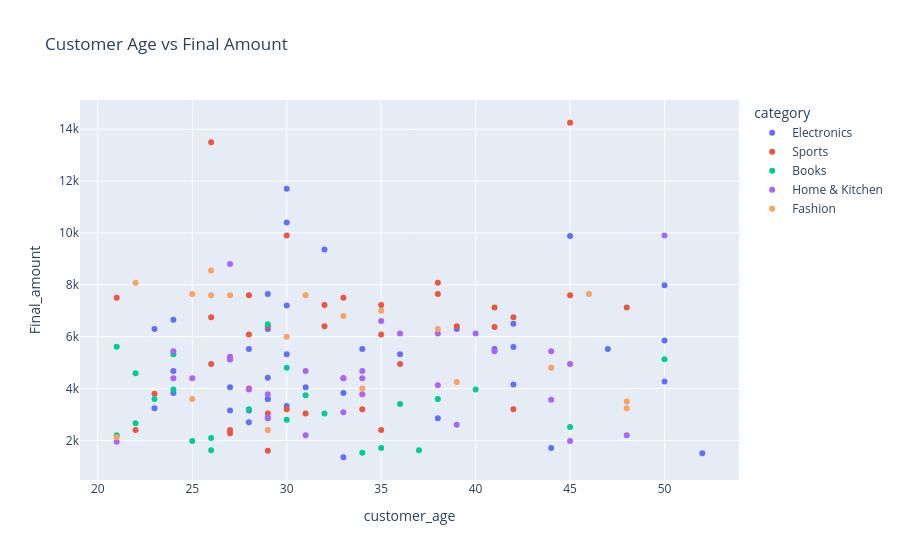

This figure's notebook cell:
### Markdown cell above
2. interactive scater plot __Customer age vs Final amount (color by categor,hover should show customer name,product and city)

### Code cell
fig = px.scatter(
    df,
    x="customer_age",
    y="Final_amount",
    color="category",
    hover_data=["customer_name", "product_name", "customer_city"],
    title="Customer Age vs Final Amount"
)

fig.show()

### Figure 1 — Plotly figure (JSON) as saved in the notebook; plotly's stock layout.template omitted (floating-point values rounded to 4 significant figures)
{"data": [{"customdata": [["Ali Khan", "Wireless Mouse", "Karachi"], ["Fatima Noor", "Bluetooth Speaker", "Karachi"], ["Bilal Shah", "Wireless Mouse", "Quetta"], ["Ali Khan", "Keyboard Mechanical", "Karachi"], ["Farhan Saeed", "Bluetooth Speaker", "Peshawar"], ["Rabia Anwar", "Wireless Mouse", "Karachi"], ["Imran Qureshi", "Keyboard Mechanical", "Lahore"], ["Zain Malik", "Bluetooth Speaker", "Islamabad"], ["Sana Mir", "Wireless Mouse", "Quetta"], ["Farhan Saeed", "Keyboard Mechanical", "Peshawar"], ["Imran Qureshi", "Bluetooth Speaker", "Lahore"], ["Hina Tariq", "Wireless Mouse", "Karachi"], ["Mehreen Aslam", "Keyboard Mechanical", "Lahore"], ["Sana Mir", "Bluetooth Speaker", "Quetta"], ["Tariq Mehmood", "Earbuds", "Rawalpindi"], ["Waqar Ahmed", "USB Hub", "Karachi"], ["Junaid Khan", "Power Bank", "Islamabad"], ["Ali Khan", "Earbuds", "Karachi"], ["Fatima Noor", "Webcam", "Karachi"], ["Nimra Shahzad", "Earbuds", "Lahore"], ["Amina Gul", "Keyboard Mechanical", "Rawalpindi"], ["Mehreen Aslam", "Webcam", "Lahore"], ["Imran Qureshi", "Power Bank", "Lahore"], ["Bilal Shah", "Earbuds", "Quetta"], ["Fatima Noor", "Bluetooth Speaker", "Karachi"], ["Asad Iqbal", "Webcam", "Multan"], ["Nimra Shahzad", "USB Hub", "Lahore"], ["Junaid Khan", "Keyboard Mechanical", "Islamabad"], ["Mehreen Aslam", "Power Bank", "Lahore"], ["Rabia Anwar", "Earbuds", "Karachi"], ["Ayesha Bibi", "Bluetooth Speaker", "Peshawar"], ["Sara Ahmed", "Keyboard Mechanical", "Lahore"], ["Usman Ali", "Webcam", "Lahore"], ["Sumbal Riaz", "USB Hub", "Hyderabad"], ["Kiran Malik", "Power Bank", "Quetta"], ["Zain Malik", "Earbuds", "Islamabad"], ["Anwar Hussain", "Wireless Mouse", "Hyderabad"], ["Kashif Raza", "Bluetooth Speaker", "Sukkur"], ["Mehwish Hayat", "Earbuds", "Rawalpindi"], ["Rizwan Malik", "Keyboard Mechanical", "Faisalabad"], ["Iqra Kanwal", "Webcam", "Faisalabad"]], "hovertemplate": "category=Electronics<br>customer_age=%{x}<br>Final_amount=%{y}<br>customer_name=%{customdata[0]}<br>product_name=%{customdata[1]}<br>customer_city=%{customdata[2]}<extra></extra>", "legendgroup": "Electronics", "marker": {"color": "#636efa", "symbol": "circle"}, "mode": "markers", "name": "Electronics", "orientation": "v", "showlegend": true, "type": "scatter", "x": [28, 29, 27, 28, 30, 29, 50, 24, 33, 30, 50, 38, 42, 33, 39, 27, 30, 28, 29, 23, 41, 42, 50, 27, 29, 32, 23, 30, 42, 29, 31, 34, 45, 44, 36, 24, 52, 29, 30, 47, 24], "xaxis": "x", "y": [2700.0, 3600.0, 4050.0, 5525.0, 7200.0, 2850.0, 5850.0, 3825.0, 1350.0, 10400.0, 4275.0, 2850.0, 6500.0, 3825.0, 6300.0, 5130.0, 5320.0, 3150.0, 4420.0, 6300.0, 5525.0, 4160.0, 7980.0, 3150.0, 7650.0, 9360.0, 3240.0, 11700.0, 5600.0, 6300.0, 4050.0, 5525.0, 9880.0, 1710.0, 5320.0, 6650.0, 1500.0, 3600.0, 3325.0, 5525.0, 4680.0], "yaxis": "y"}, {"customdata": [["Sara Ahmed", "Yoga Mat", "Lahore"], ["Usman Ali", "Running Shoes", "Lahore"], ["Mehreen Aslam", "Resistance Bands", "Lahore"], ["Kamran Javed", "Yoga Mat", "Islamabad"], ["Sana Mir", "Running Shoes", "Quetta"], ["Fatima Noor", "Resistance Bands", "Karachi"], ["Ayesha Bibi", "Yoga Mat", "Peshawar"], ["Mehreen Aslam", "Running Shoes", "Lahore"], ["Ali Khan", "Resistance Bands", "Karachi"], ["Hamza Sheikh", "Running Shoes", "Islamabad"], ["Fatima Noor", "Yoga Mat", "Karachi"], ["Bilal Shah", "Resistance Bands", "Quetta"], ["Nadia Hussain", "Running Shoes", "Karachi"], ["Farhan Saeed", "Yoga Mat", "Peshawar"], ["Rabia Anwar", "Resistance Bands", "Karachi"], ["Asad Iqbal", "Cricket Bat", "Multan"], ["Kiran Malik", "Dumbbells Set", "Quetta"], ["Usman Ali", "Football", "Lahore"], ["Shahid Afridi", "Running Shoes", "Peshawar"], ["Hina Tariq", "Cricket Bat", "Karachi"], ["Nadia Hussain", "Dumbbells Set", "Karachi"], ["Ali Khan", "Football", "Karachi"], ["Tariq Mehmood", "Yoga Mat", "Rawalpindi"], ["Waqar Ahmed", "Resistance Bands", "Karachi"], ["Amina Gul", "Running Shoes", "Rawalpindi"], ["Kamran Javed", "Cricket Bat", "Islamabad"], ["Farhan Saeed", "Dumbbells Set", "Peshawar"], ["Ahmed Raza", "Resistance Bands", "Islamabad"], ["Asad Iqbal", "Yoga Mat", "Multan"], ["Nimra Shahzad", "Football", "Lahore"], ["Amina Gul", "Running Shoes", "Rawalpindi"], ["Naila Akram", "Yoga Mat", "Rawalpindi"], ["Tahira Naz", "Resistance Bands", "Faisalabad"], ["Danish Ali", "Running Shoes", "Sukkur"], ["Arslan Butt", "Cricket Bat", "Hyderabad"]], "hovertemplate": "category=Sports<br>customer_age=%{x}<br>Final_amount=%{y}<br>customer_name=%{customdata[0]}<br>product_name=%{customdata[1]}<br>customer_city=%{customdata[2]}<extra></extra>", "legendgroup": "Sports", "marker": {"color": "#EF553B", "symbol": "circle"}, "mode": "markers", "name": "Sports", "orientation": "v", "showlegend": true, "type": "scatter", "x": [34, 45, 42, 35, 33, 29, 31, 42, 28, 21, 29, 27, 26, 30, 29, 32, 36, 45, 48, 38, 26, 28, 39, 27, 41, 35, 30, 22, 32, 23, 41, 28, 35, 26, 38], "xaxis": "x", "y": [3200.0, 14250.0, 3200.0, 6080.0, 7500.0, 1600.0, 3040.0, 6750.0, 4000.0, 7500.0, 6400.0, 2400.0, 13500.0, 3200.0, 3040.0, 7225.0, 4950.0, 7600.0, 7125.0, 7650.0, 4950.0, 7600.0, 6400.0, 2280.0, 7125.0, 7225.0, 9900.0, 2400.0, 6400.0, 3800.0, 6375.0, 6080.0, 2400.0, 6750.0, 8075.0], "yaxis": "y"}, {"customdata": [["Ahmed Raza", "Python Book", "Islamabad"], ["Zain Malik", "Data Science Book", "Islamabad"], ["Nadia Hussain", "Python Book", "Karachi"], ["Hamza Sheikh", "Data Science Book", "Islamabad"], ["Hina Tariq", "Python Book", "Karachi"], ["Nadia Hussain", "Data Science Book", "Karachi"], ["Rabia Anwar", "Python Book", "Karachi"], ["Ayesha Bibi", "Data Science Book", "Peshawar"], ["Kamran Javed", "Python Book", "Islamabad"], ["Hamza Sheikh", "Data Science Book", "Islamabad"], ["Nimra Shahzad", "Web Development Book", "Lahore"], ["Ahmed Raza", "Machine Learning Book", "Islamabad"], ["Asad Iqbal", "SQL Handbook", "Multan"], ["Zain Malik", "Machine Learning Book", "Islamabad"], ["Farhan Saeed", "SQL Handbook", "Peshawar"], ["Usman Ali", "Machine Learning Book", "Lahore"], ["Kiran Malik", "Web Development Book", "Quetta"], ["Imran Qureshi", "Python Book", "Lahore"], ["Ali Khan", "SQL Handbook", "Karachi"], ["Maham Fatima", "Data Science Book", "Faisalabad"], ["Junaid Khan", "Machine Learning Book", "Islamabad"], ["Sadia Perveen", "Python Book", "Faisalabad"], ["Shoaib Akhtar", "Data Science Book", "Hyderabad"], ["Adnan Siddiqui", "SQL Handbook", "Rawalpindi"]], "hovertemplate": "category=Books<br>customer_age=%{x}<br>Final_amount=%{y}<br>customer_name=%{customdata[0]}<br>product_name=%{customdata[1]}<br>customer_city=%{customdata[2]}<extra></extra>", "legendgroup": "Books", "marker": {"color": "#00cc96", "symbol": "circle"}, "mode": "markers", "name": "Books", "orientation": "v", "showlegend": true, "type": "scatter", "x": [22, 24, 26, 21, 38, 26, 29, 31, 35, 21, 23, 22, 32, 24, 30, 45, 36, 50, 28, 25, 30, 37, 40, 34], "xaxis": "x", "y": [4590.0, 3960.0, 1620.0, 5610.0, 3600.0, 2090.0, 6480.0, 3740.0, 1710.0, 2200.0, 3600.0, 2660.0, 3040.0, 5320.0, 4800.0, 2520.0, 3400.0, 5130.0, 3200.0, 1980.0, 2800.0, 1620.0, 3960.0, 1520.0], "yaxis": "y"}, {"customdata": [["Ayesha Bibi", "Desk Lamp", "Peshawar"], ["Hina Tariq", "Cooking Pan Set", "Karachi"], ["Sara Ahmed", "Desk Lamp", "Lahore"], ["Usman Ali", "Cooking Pan Set", "Lahore"], ["Bilal Shah", "Cooking Pan Set", "Quetta"], ["Kamran Javed", "Desk Lamp", "Islamabad"], ["Sara Ahmed", "Cooking Pan Set", "Lahore"], ["Usman Ali", "Desk Lamp", "Lahore"], ["Zain Malik", "Cooking Pan Set", "Islamabad"], ["Ali Khan", "Desk Lamp", "Karachi"], ["Imran Qureshi", "Cooking Pan Set", "Lahore"], ["Sumbal Riaz", "Blender", "Hyderabad"], ["Amina Gul", "Bed Sheet Set", "Rawalpindi"], ["Tariq Mehmood", "Water Bottle", "Rawalpindi"], ["Sumbal Riaz", "Iron", "Hyderabad"], ["Kiran Malik", "Blender", "Quetta"], ["Rabia Anwar", "Bed Sheet Set", "Karachi"], ["Sana Mir", "Water Bottle", "Quetta"], ["Sara Ahmed", "Iron", "Lahore"], ["Maham Fatima", "Cooking Pan Set", "Faisalabad"], ["Shahid Afridi", "Desk Lamp", "Peshawar"], ["Zain Malik", "Blender", "Islamabad"], ["Hamza Sheikh", "Water Bottle", "Islamabad"], ["Bilal Shah", "Cooking Pan Set", "Quetta"], ["Fatima Noor", "Iron", "Karachi"], ["Waqar Ahmed", "Bed Sheet Set", "Karachi"], ["Hina Tariq", "Blender", "Karachi"], ["Rashid Khan", "Desk Lamp", "Multan"], ["Faisal Nawaz", "Cooking Pan Set", "Sukkur"], ["Amna Sheikh", "Desk Lamp", "Multan"], ["Saima Noor", "Blender", "Sukkur"]], "hovertemplate": "category=Home & Kitchen<br>customer_age=%{x}<br>Final_amount=%{y}<br>customer_name=%{customdata[0]}<br>product_name=%{customdata[1]}<br>customer_city=%{customdata[2]}<extra></extra>", "legendgroup": "Home & Kitchen", "marker": {"color": "#ab63fa", "symbol": "circle"}, "mode": "markers", "name": "Home & Kitchen", "orientation": "v", "showlegend": true, "type": "scatter", "x": [31, 38, 34, 45, 27, 35, 34, 45, 24, 28, 50, 44, 41, 39, 44, 36, 29, 33, 34, 25, 48, 24, 21, 27, 29, 27, 38, 33, 31, 33, 40], "xaxis": "x", "y": [2200.0, 4125.0, 4400.0, 4950.0, 8800.0, 6600.0, 4675.0, 1980.0, 4400.0, 3960.0, 9900.0, 5440.0, 5440.0, 2600.0, 3570.0, 6120.0, 2880.0, 3088.0, 3780.0, 4400.0, 2200.0, 5440.0, 1950.0, 5225.0, 3780.0, 5120.0, 6120.0, 4400.0, 4675.0, 4400.0, 6120.0], "yaxis": "y"}, {"customdata": [["Maham Fatima", "Cotton T-Shirt", "Faisalabad"], ["Shahid Afridi", "Leather Wallet", "Peshawar"], ["Sara Ahmed", "Sunglasses", "Lahore"], ["Maham Fatima", "Watch", "Faisalabad"], ["Waqar Ahmed", "Sneakers", "Karachi"], ["Junaid Khan", "Cotton T-Shirt", "Islamabad"], ["Kamran Javed", "Leather Wallet", "Islamabad"], ["Hamza Sheikh", "Sunglasses", "Islamabad"], ["Ayesha Bibi", "Sneakers", "Peshawar"], ["Ahmed Raza", "Watch", "Islamabad"], ["Sumbal Riaz", "Cotton T-Shirt", "Hyderabad"], ["Hina Tariq", "Leather Wallet", "Karachi"], ["Nadia Hussain", "Sneakers", "Karachi"], ["Sana Mir", "Watch", "Quetta"], ["Tariq Mehmood", "Sunglasses", "Rawalpindi"], ["Shahid Afridi", "Cotton T-Shirt", "Peshawar"], ["Uzma Batool", "Watch", "Multan"], ["Huma Javed", "Cotton T-Shirt", "Hyderabad"], ["Yasir Hussain", "Sneakers", "Multan"]], "hovertemplate": "category=Fashion<br>customer_age=%{x}<br>Final_amount=%{y}<br>customer_name=%{customdata[0]}<br>product_name=%{customdata[1]}<br>customer_city=%{customdata[2]}<extra></extra>", "legendgroup": "Fashion", "marker": {"color": "#FFA15A", "symbol": "circle"}, "mode": "markers", "name": "Fashion", "orientation": "v", "showlegend": true, "type": "scatter", "x": [25, 48, 34, 25, 27, 30, 35, 21, 31, 22, 44, 38, 26, 33, 39, 48, 46, 29, 26], "xaxis": "x", "y": [3600.0, 3500.0, 4000.0, 7650.0, 7600.0, 6000.0, 7000.0, 2125.0, 7600.0, 8075.0, 4800.0, 6300.0, 8550.0, 6800.0, 4250.0, 3240.0, 7650.0, 2400.0, 7600.0], "yaxis": "y"}], "layout": {"legend": {"title": {"text": "category"}, "tracegroupgap": 0}, "title": {"text": "Customer Age vs Final Amount"}, "xaxis": {"anchor": "y", "domain": [0, 1], "title": {"text": "customer_age"}}, "yaxis": {"anchor": "x", "domain": [0, 1], "title": {"text": "Final_amount"}}}}
